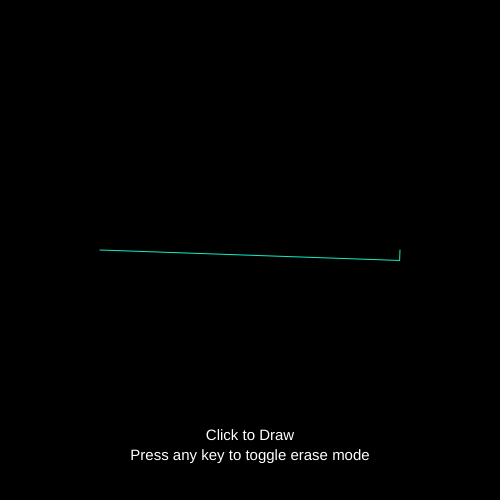
Frame 1 (no input)
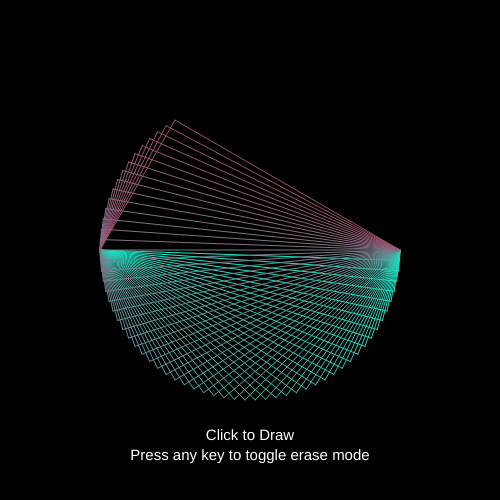
Frame 60 (no input)
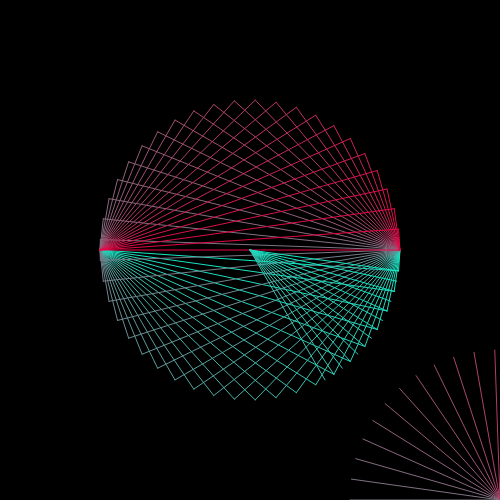
Frame 120 (the mouse pressed at the canvas centre since frame 60)

The p5.js sketch that drew these frames (run headless with seeded random() and noise() and a simulated clock; from frame 60 on, the mouse is pressed at the canvas centre):

// p5.js sketch
// ── sketch.js
function setup() {
  createCanvas(500, 500);
  angleMode(DEGREES);
  background(0);//245
  
  textAlign(CENTER);
  textAlign(CENTER);
  textSize(15)
  textFont("Arial")
  
  fill("white")
  text("Click to Draw", width/2,height/2+190)
  text("Press any key to toggle erase mode", width/2,(height/2)+210)

}

 var D = 300, //Diametro Cerchio.
     A = 4, //Angolo di Distanza tra i raggi.
     T = 0,
     x = 0,
     y = 0,
     S = true,
     start = true;
     E = false,
     go= false;

function draw() {
 //background(0)
 //stroke("white")
 //text(go, 20,20)
 //text(T, 50,20)
 //text(E, 80,20)
 //ellipse(width/2,height/2,D,D)
 
 stroke("white");
 noFill()
 
 if (start==true) {
   T=T+1;
   stroke(lerpColor(color('#0fefca'), color('#ea0043'), T/(360/A)));
   translate(width/2,height/2)
   line(D/2,0,cos(T*A)*(D/2),sin(T*A)*(D/2))
   line(-D/2,0,cos(T*A)*(D/2),sin(T*A)*(D/2))
   if (T==360/A) {start=false;T=0}
  
 }
 
 if (E==false) {
 if (mouseIsPressed && go==false) {go=true;  background(0),x=mouseX;y=mouseY,T=0}
 
 if (go==true) {
   T=T+1;
   stroke(lerpColor(color('#0fefca'), color('#ea0043'), T/(360/A)));
   translate(width/2,height/2)
   line(x-width/2,y-height/2,cos(T*A)*(D/2),sin(T*A)*(D/2))
   if (T==360/A) {go=false;T=0}
  }
 }
 else {
   if (mouseIsPressed && go==false) {go=true;x=mouseX;y=mouseY}
 
 if (go==true) {
   T=T+1;
   stroke(lerpColor(color('#0fefca'), color('#ea0043'), T/(360/A)));
   translate(width/2,height/2)
   line(x-width/2,y-height/2,cos(T*A)*(D/2),sin(T*A)*(D/2))
   if (T==360/A) {go=false;T=0}
  }
 }
 
  /*if (E==true) {
   noStroke();
   fill("white")
   text("Erase mode ON", width/2,(height/2)+40)
  }
  if (E==false) {
   noStroke();
   fill(lerpColor(color(255,255,255,255), color(255,255,255,0),0.01))
   text("Erase mode OFF", width/2,(height/2)+40)
  }*/
}

 function keyReleased() {
  if (go==false) {E=!E;background(0);S=!S};
 }
